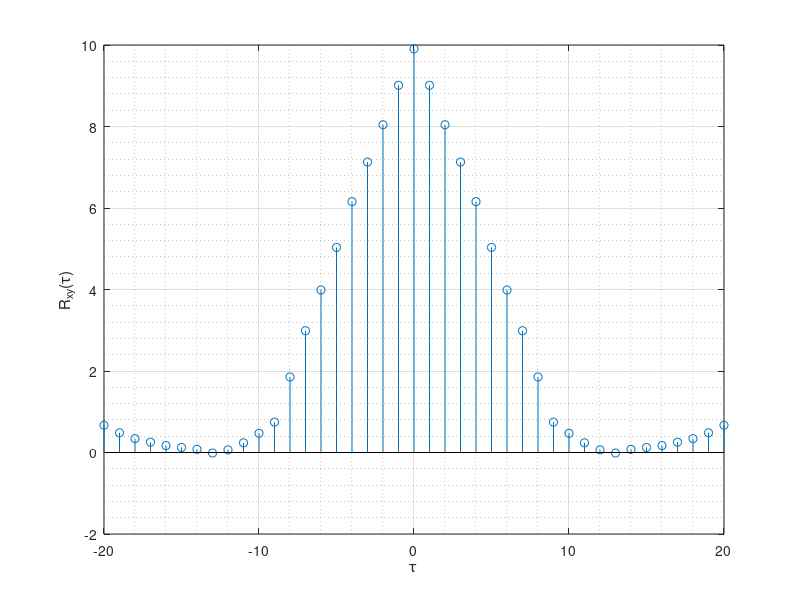
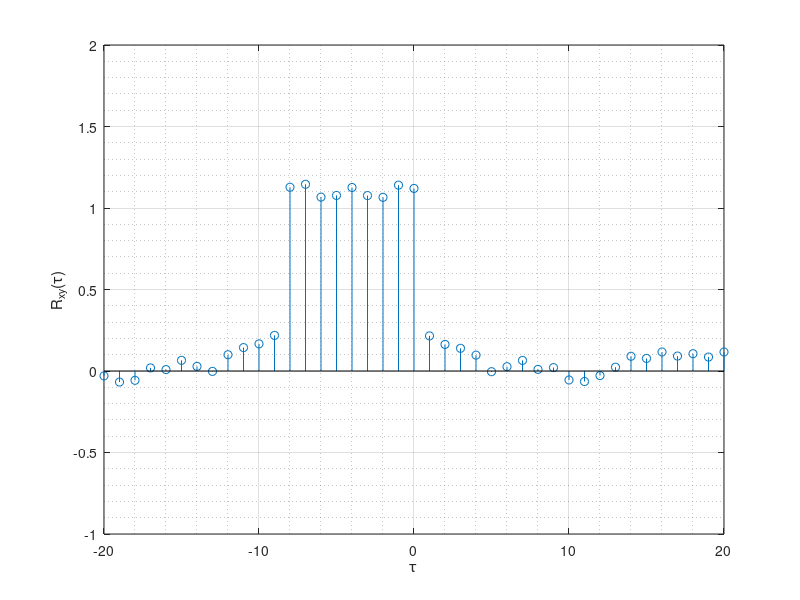
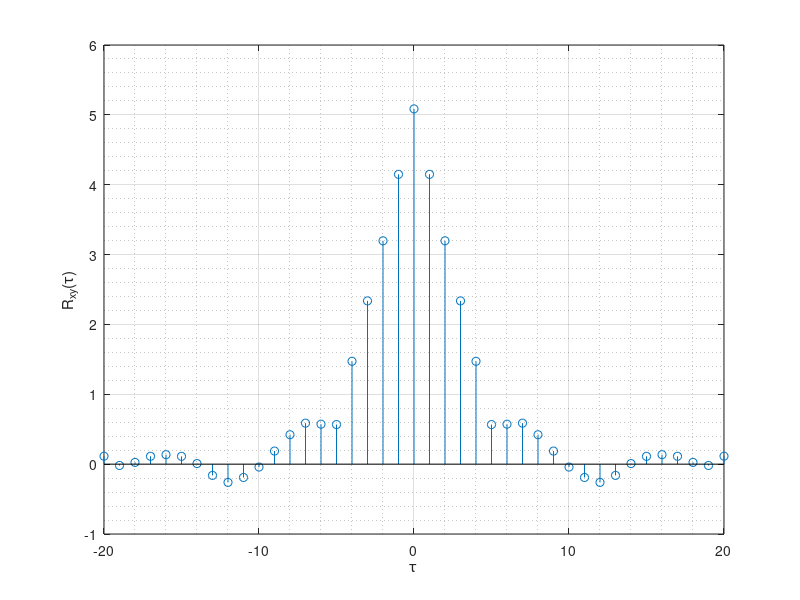

MATLAB code to generate these figures, in order:
%%%%%%%%%%%%%%%%%%%%%%%%%%%%%%%%%%%%%%%%%%
%2 Linear stochastic modelling
%2.1 ACF of uncorrelated and correlated sequences
%%%%%%%%%%%%%%%%%%%%%%%%%%%%%%%%%%%%%%%%%
%2.1.4
clear
close all
clc
N=1000;
x=randn(N,1);
y=filter(ones(9,1),[1],x);
[yacf,lag]=xcorr(y,'unbiased');
figure
stem(-20:20,yacf(980:1020));
grid on 
grid minor

xlabel('\tau')
ylabel('R_{xy}(\tau)')
%2.2.1
figure
[xyccf,lag]=xcorr(x,y,'unbiased');
stem(-20:20,xyccf(980:1020));
grid on 
grid minor
ylim([-1 2])
xlabel('\tau')
ylabel('R_{xy}(\tau)')
%2.1.4
y=filter(ones(5,1),[1],x);
[yacf,lag]=xcorr(y,'unbiased');
figure
stem(-20:20,yacf(980:1020));
grid on 
grid minor

xlabel('\tau')
ylabel('R_{xy}(\tau)')
%hacf=xcorr(xyccf,'unbiased');
%figure
%stem(-20:20,hacf(1979:2019));

%R(XY)=h(T)--->impulse response